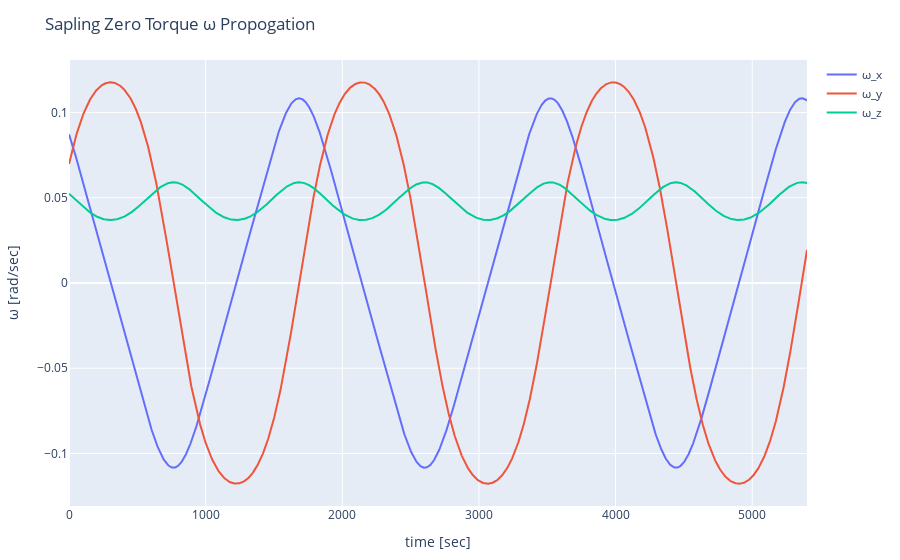

Notebook source saved alongside this figure:
### Code cell
# define test initial conditions
ω_0 = [deg2rad(5.),deg2rad(4.),deg2rad(3.)] # rad/sec
I_sapling = [0.00165567, 0.00167717, 0.00178716] # kg*m^2
EulerEquationsZeroTorque_sapling(ω, time) = EulerEquationsZeroTorque(ω, time, I_sapling)

# propogate using RK45
time_initial = 0. # sec
time_end = time_initial + 90*60. # stop integrator after 90 minutes
step_size = 1 # sec
ω_history_sapling = [ω_0]
error_history_sapling = [[0.,0.,0.]]
time_history = [time_initial]

time = time_initial
print("Starting integration...\n")
while time < time_end
    global time = time_history[end]
    ω_sapling = ω_history_sapling[end]
    ω_new_sapling, error_sapling = RK45(ω_sapling, time, step_size, EulerEquationsZeroTorque_sapling)
    push!(time_history, time + step_size)
    push!(ω_history_sapling, ω_new_sapling)
    push!(error_history_sapling, error_sapling)
end
print("Integration finished!\n")

# plot numerical integration outputs
ω_x_vs_time = scatter(x=time_history, y=getindex.(ω_history_sapling,1), mode="lines", name="ω_x")
ω_y_vs_time = scatter(x=time_history, y=getindex.(ω_history_sapling,2), mode="lines", name="ω_y")
ω_z_vs_time =scatter(x=time_history, y=getindex.(ω_history_sapling,3), mode="lines", name="ω_z")
layout = Layout(title="Sapling Zero Torque ω Propogation", xaxis_title="time [sec]", yaxis_title="ω [rad/sec]")
plot([ω_x_vs_time, ω_y_vs_time, ω_z_vs_time],layout)

### Figure 1 — Plotly figure (JSON) as saved in the notebook; plotly's stock layout.template omitted (floating-point values rounded to 4 significant figures; data arrays with more than 128 entries replaced by an {"elided": "..."} marker saying what was removed)
{"data": [{"mode": "lines", "name": "ω_x", "type": "scatter", "x": {"elided": "5402 int values"}, "y": {"elided": "5402 float values"}}, {"mode": "lines", "name": "ω_y", "type": "scatter", "x": {"elided": "5402 int values"}, "y": {"elided": "5402 float values"}}, {"mode": "lines", "name": "ω_z", "type": "scatter", "x": {"elided": "5402 int values"}, "y": {"elided": "5402 float values"}}], "layout": {"margin": {"b": 50, "l": 50, "r": 50, "t": 60}, "title": "Sapling Zero Torque ω Propogation", "xaxis": {"title": {"text": "time [sec]"}}, "yaxis": {"title": {"text": "ω [rad/sec]"}}}}
